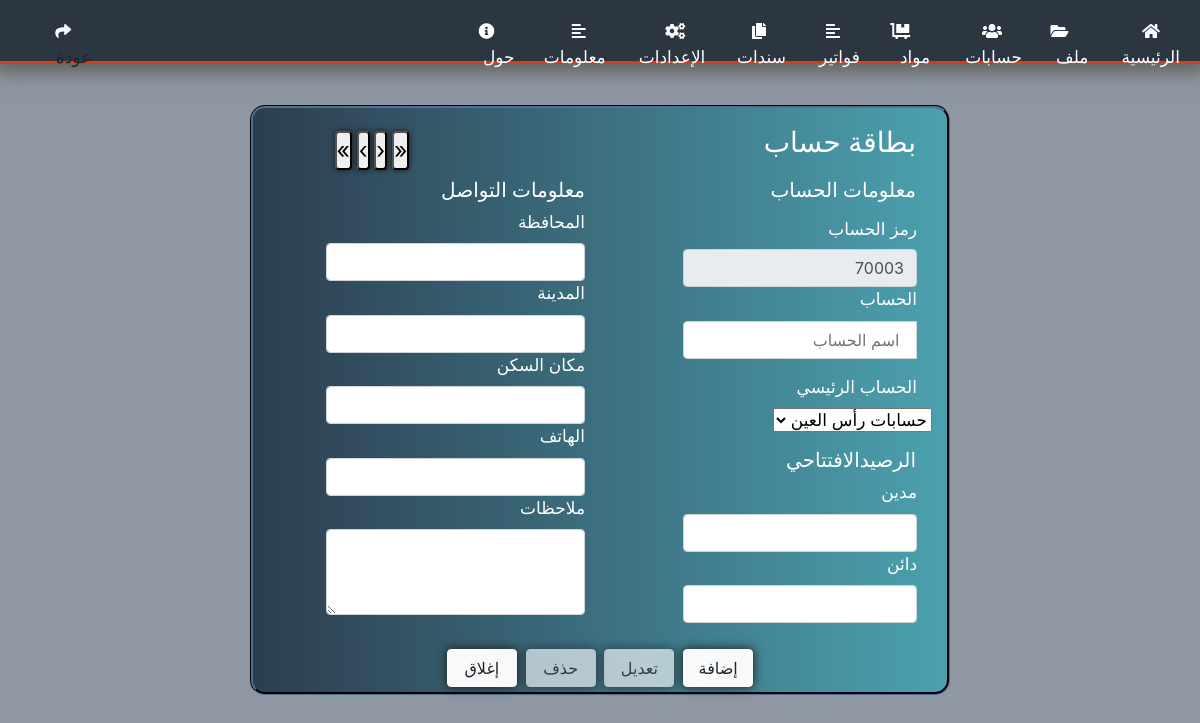
The app's page /account_card.php, older data.
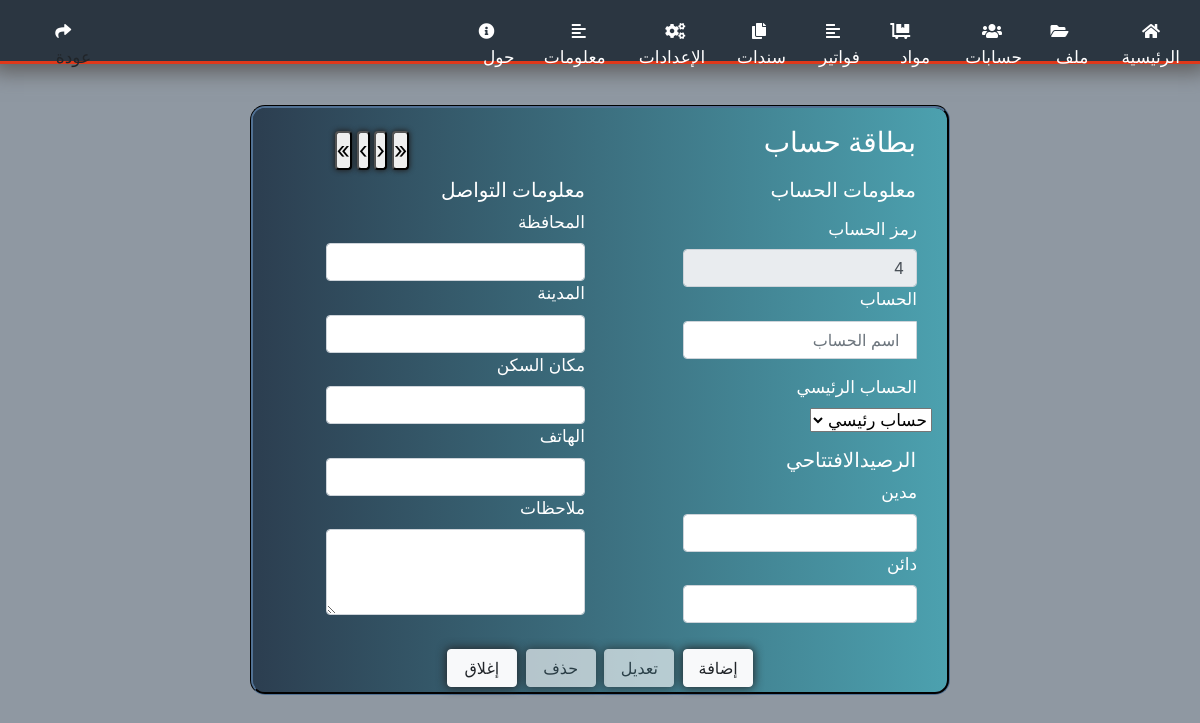
The same page, newer data.
### tables this page shows
CREATE TABLE `accounts` (
  `id` int(11) NOT NULL AUTO_INCREMENT,
  `code` varchar(250) NOT NULL,
  `name` varchar(250) DEFAULT NULL,
  `maden` varchar(250) DEFAULT NULL,
  `daen` varchar(250) DEFAULT NULL,
  `phone` varchar(250) DEFAULT NULL,
  `email` varchar(250) DEFAULT NULL,
  `account_id` int(11) NOT NULL DEFAULT 0,
  `city` varchar(250) DEFAULT NULL,
  `state` varchar(250) DEFAULT NULL,
  `location` varchar(250) DEFAULT NULL,
  `note` varchar(250) DEFAULT NULL,
  `is_deleted` int(2) NOT NULL DEFAULT 0,
  `type` varchar(250) NOT NULL,
  `created_at` timestamp NOT NULL DEFAULT current_timestamp(),
  `updated_at` timestamp NOT NULL DEFAULT current_timestamp(),
  PRIMARY KEY (`id`)
);

### helper/operation_functions.php (called while the page is built, shortened)
<?php
function generate_code($prefix, $code, $type)
{
    $code_trim = substr($code, strlen($prefix . "-") - 1) + 1;
    $code_result = "";
    if ($type == "parent")
        for ($i = NUMBER_OF_ZEROS_PARENT; $i > strlen($code_trim); $i--) {
            $code_result .= "0";
        }
    return $prefix . $code_result . $code_trim;
}
function get_auto_code($con, $table, $column, $prefix, $type = "child", $parent_col_name = '', $parent_id = '')
{
    if ($parent_id != '')
        $select_max_id_query = "select max(id),$parent_col_name from $table where $parent_col_name = '$parent_id' and is_deleted <> '1'";
    else
        $select_max_id_query = "select max(id) from $table  where is_deleted <> '1'";
    $select_max_id_exec = mysqli_query($con, $select_max_id_query);
    $max_id = mysqli_fetch_row($select_max_id_exec)[0];
    $select_code_query = "select $column from $table where id = '$max_id' and $column like '$prefix%'";
    $select_code_exec = mysqli_query($con, $select_code_query);
    @$code = mysqli_fetch_row($select_code_exec)[0];
    return generate_code($prefix, $code, $type);
}
function notempty($array){
    return !empty($array);
}

### sql/sql_queries.php (called while the page is built, shortened)
<?php
include("sql_functions.php");
function select($table , $columns =' * ')
{
    $col = $columns;
    if(is_array($columns))
    {
        $col = getStrFromList($columns);
    }
    $sql="select $col  from ";
    if(!is_array($table))
          return $sql . $table;
     else
         $sql = $sql . getStrFromList($table);
     return $sql;
}
function selectND($table , $columns = ' * '){
  return select($table , $columns).where('is_deleted' , '0');
}
function where($column,$value,$op="=")
{
  return " where $column " . " " .$op . " '$value'";
}
function andWhere( $column, $value, $op = "=")
{
  return " and $column $op '$value'" ;
}
?>

### helper/ready_queries_functions.php (called while the page is built, shortened)
<?php
function get_main_accounts($con)
{
    $select = selectND('accounts') . andWhere('account_id', '0') . " and name <> '' and id <> '1' and id <> '2' and id <> '3'";
    $select_exec = mysqli_query($con, $select);
    $result_array = [];
    if ($select_exec)
        foreach (mysqli_fetch_all($select_exec) as $row) {
            $result_array[$row[0]] = $row[2];
        }
    return $result_array;
}
function getId($con, $table, $column, $value)
{
    $select = selectND($table, ['id', $column]) . andWhere($column, $value);
    $select_exec = mysqli_query($con, $select);
    return mysqli_fetch_array($select_exec)['id'];
}
function get_main_account_id_parent($con , $code){
    $select_account_id_query = selectND('accounts').andWhere('code' , $code);
    $select_account_id_exec = mysqli_query($con , $select_account_id_query);
    return mysqli_fetch_array($select_account_id_exec)['account_id'];
}

### sql/sql_functions.php (called while the page is built, shortened)
<?php
function getStrFromList($lst)
{
    $result = '';
    foreach( $lst as $l )
       $result = $result . " " . $l . " ," ;
    $result = rtrim($result,',');
    return $result;
}
    ?>

### account_card.php (the view, shortened to what the changed rows need)
<?php
include('include/nav.php');
?>
<!DOCTYPE html>
<html lang="ar" dir="rtl">
<head>
    <link rel="stylesheet" href="css/styles/account_card.css">
</head>
<?php
$select_last_next_account_query = selectND('accounts') .  ' order by id desc limit 1 ';
$select_last_next_account_exec = mysqli_query($con, $select_last_next_account_query);
$last_next_code = mysqli_fetch_array($select_last_next_account_exec)['code'];
$select_last_previous_account_query = selectND('accounts') . andWhereLarger('id', '3')  . ' limit 1 ';
$select_last_previous_account_exec = mysqli_query($con, $select_last_previous_account_query);
$last_previous_code = mysqli_fetch_array($select_last_previous_account_exec)['code'];
$current_account_code = get_auto_code($con, 'accounts', 'code', '', 'parent');
$previous_account_code = 1;
$account = [];
$current_account_id_to_update_delete = getId($con, 'accounts', 'code', $current_account_code);
$next_account_code_query = selectND('accounts') . andWhereLarger('id', $current_account_id_to_update_delete) . andWhereLarger('id', '3');
$next_account_code_exec = mysqli_query($con, $next_account_code_query);
@$next_account_code = mysqli_fetch_array($next_account_code_exec)['code'];
if ($next_account_code == null || $next_account_code == '')
    $next_account_code = get_auto_code($con, 'accounts', 'code', '', 'parent');
if ($current_account_id_to_update_delete == null) {
    $current_account_id_to_update_delete = getId($con, 'accounts', 'code', $last_next_code);
    $previous_account_code = get_code_from_table_using_id($con, 'accounts', $current_account_id_to_update_delete);
}
?>
<body>
    <form action="" method="post">
        <div class="container" id="container">
            <div class="row">
                <div id="account_col" class="col-md-6">
                    <div class="row ">
                        <div class="col-12">
                            <div class="col-md-10 ">
                                <input readonly value="<?php
                                                        if (isset($_POST['next'])) echo $next_account_code;
                                                        elseif (isset($_POST['last_next'])) echo $last_next_code;
                                                        elseif (isset($_POST['previous'])) echo $previous_account_code;
                                                        elseif (isset($_POST['last_previous'])) echo $last_previous_code;
                                                        elseif (isset($_POST['current']) || isset($_POST['update'])) echo $_POST['code'];
                                                        else echo get_auto_code($con, 'accounts', 'code', '', 'parent'); ?>" type=" text" id="code" class="form-control" name="code">
                            </div>
                        </div>
                        <div class="col-10 py-3">
                            <label for="account_id" class="form-label" id="lbl_main"> الحساب الرئيسي</label>
                            <select class="form-select" name="account_id" id="account_id" required>
                                <option value="0"> حساب رئيسي</option>
                                <?php
                                foreach (get_main_accounts($con) as $id => $value) {
                                    echo "<option value='$id'";
                                    if (empty($account) && get_main_account_id_parent($con, $last_next_code) == $id) echo ' selected';
                                    if (isset($_GET['main_account']) && $_GET['main_account'] == $id) echo ' selected';
                                    if (notempty($account) && $id == $account[0]['account_id']) echo ' selected ';
                                    echo ">$value</option>";
                                }
                                ?>
                            </select>
                        </div>
                    </div>
                </div>
            </div>
        </div>
    </form>
</body>
</html>

Row changes from the older to the newer data that the page shows:
removed accounts: code "70003", account_id "حسابات رأس العين"
now on this page (row unchanged): accounts: code "4"
Text that changed along with them:
form field account_id: (not shown) → "حساب رئيسي"
